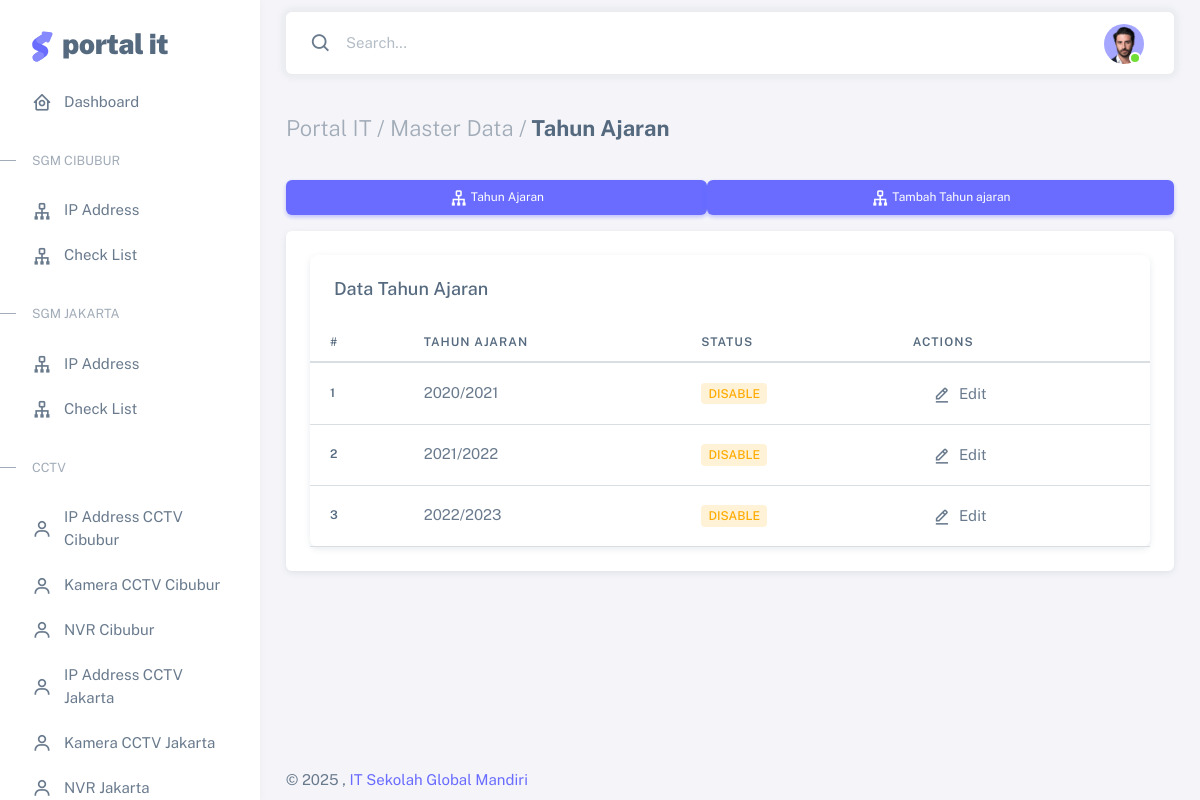
The page /admin/tahunajaran.php?e=L (signed in) on the database its author committed.
### tables this page shows
CREATE TABLE `TahunAjaran`  (
  `id` int NOT NULL AUTO_INCREMENT,
  `TA` varchar(10) NULL DEFAULT NULL,
  `Status` varchar(1) NULL DEFAULT '0',
  PRIMARY KEY (`id`) USING BTREE
);

### admin/tahunajaran/ta_data_list.php (the view, shortened to what this page needs)
<?php
include_once '../include/koneksi.php';
$result = mysqli_query($koneksi, 'SELECT * FROM TahunAjaran');
?>
	     <div class="card">
				<h5 class="card-header">Data Tahun Ajaran</h5>
                <div class="table-responsive text-nowrap">
                  <table class="table">
                    <thead>
                      <tr class="text-nowrap">
                        <th>#</th>
                        <th>TAHUN AJARAN</th>
                        <th>STATUS</th>
                        <th>ACTIONS</th>
                      </tr>
                    </thead>
				  <tbody>
				  <?php
				  $no=1;
    		      while($user_data = mysqli_fetch_array($result)) {
                      echo "<tr>";
                      echo "<th scope='row'>".$no."</th>";
			            if ($user_data['TA'] == NULL) { echo "<td>Null</td>"; }
                      	else { echo "<td>".$user_data['TA']."</td>"; }
			            if ($user_data['Status'] == 0) {
				        echo "<td><span class='badge bg-label-warning me-1'>Disable</span></td>"; }
                      	else if ($user_data['Status'] == "---") { echo "<td>".$user_data['Status']."</td>"; }
			            else  { echo "<td><span class='badge bg-label-success me-1'>".$user_data['Status']."</span></td>"; }
                        echo "<td>	";
						echo "<a class='dropdown-item' href='tahunajaran.php?ed=E$user_data[id]'><i class='bx bx-edit-alt me-1'></i> Edit</a> ";
						echo "</td>
						</tr>"; $no=$no+1;
				  }
				  ?>
                  </tbody>
                  </table>
                </div>
              </div>

### rows shown on the page
tahunajaran: TA "2020/2021", Status "DISABLE"
tahunajaran: TA "2021/2022", Status "DISABLE"
tahunajaran: TA "2022/2023", Status "DISABLE"
